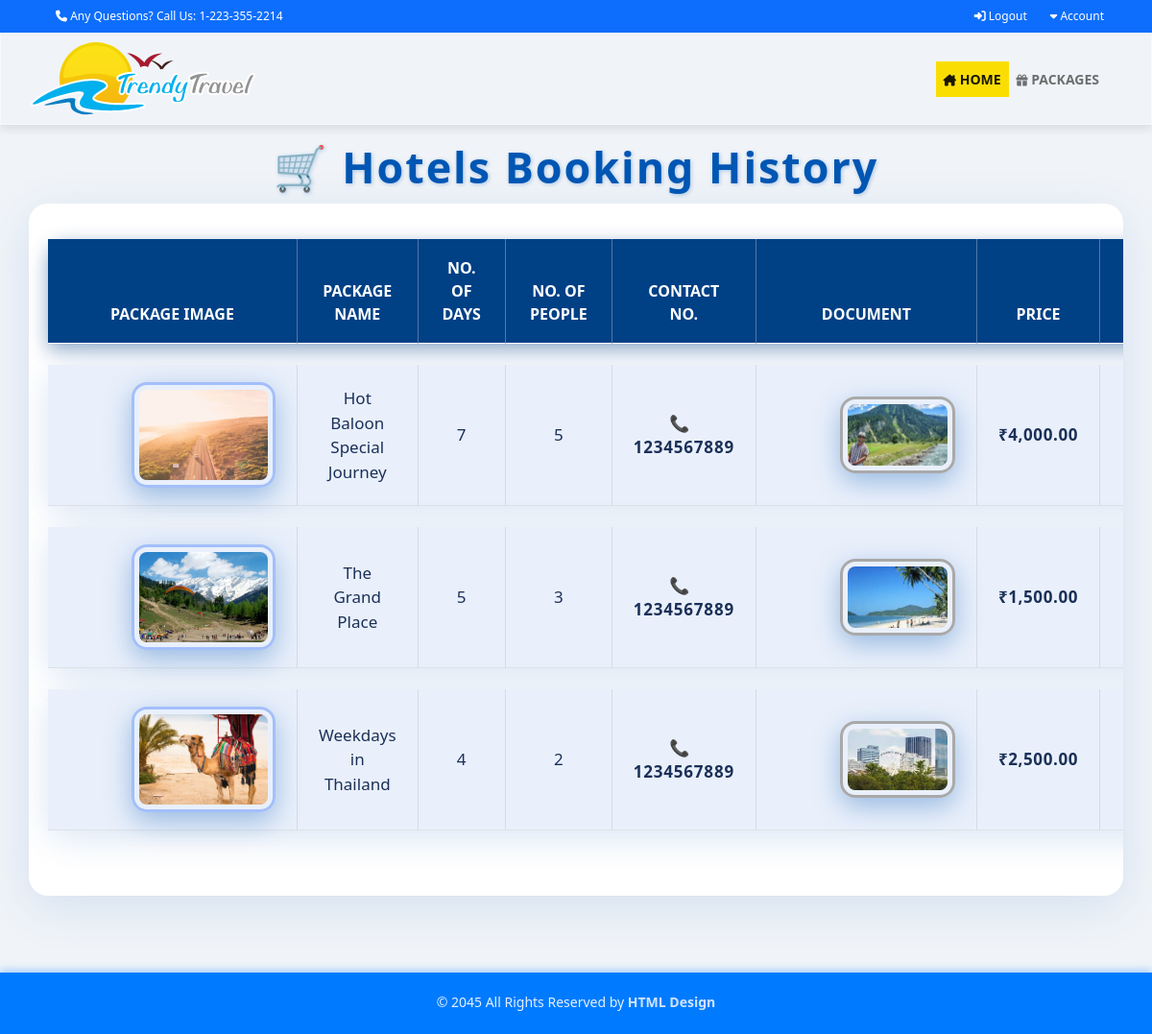
The page /user_cart.php (signed in) on the database its author committed.
### tables this page shows
CREATE TABLE `cart` (
  `cart_id` int(11) NOT NULL,
  `package_id` int(4) NOT NULL,
  `user_id` int(4) NOT NULL,
  `document` varchar(150) DEFAULT NULL,
  `phone_no` varchar(50) NOT NULL,
  `payment_status` tinyint(5) NOT NULL COMMENT '1-online 2-reach at hotel',
  `price` int(40) NOT NULL,
  `visit_date` datetime NOT NULL
);

CREATE TABLE `tbl_package` (
  `package_id` int(11) NOT NULL,
  `pack_name` varchar(100) NOT NULL,
  `pack_image` varchar(255) DEFAULT NULL,
  `pack_description` varchar(100) NOT NULL,
  `city_id` int(11) NOT NULL,
  `state_id` int(11) NOT NULL,
  `country` varchar(50) NOT NULL,
  `no_of_days` int(11) NOT NULL,
  `no_of_people` int(11) NOT NULL,
  `price` int(11) NOT NULL,
  `status` tinyint(4) NOT NULL DEFAULT 1 COMMENT '0-inactive,1-active',
  `created_at` datetime NOT NULL DEFAULT current_timestamp(),
  `updated_at` datetime NOT NULL DEFAULT current_timestamp()
);

### user_cart.php (the view, shortened to what this page needs)
<?php
include "dbconfig.php";
include "header.php";
include "nav.php";
$sql = "SELECT * FROM cart c JOIN tbl_package tp on c.package_id=tp.package_id WHERE c.user_id=".$_SESSION['user_id']."  ORDER BY c.cart_id DESC";
$result = $conn->query($sql);
if($result->num_rows > 0){
?>
<div class="page-heading">🛒 Hotels Booking History</div>
<div class="table-container">
  <table class="table" aria-label="Booking History Table">
    <thead>
      <tr>
        <th scope="col">Package Image</th>
        <th scope="col">Package Name</th>
        <th scope="col">No. of Days</th>
        <th scope="col">No. of People</th>
        <th scope="col">Contact No.</th>
        <th scope="col">Document</th>
        <th scope="col">Price</th>
        <th scope="col">Visiting Date</th>
      </tr>
    </thead>
    <tbody>
      <?php
      while($row = $result->fetch_assoc()) {
        ?>
        <tr>
          <td data-label="Package Image"><img src="<?php echo htmlspecialchars($row['pack_image']); ?>" alt="Package Image" class="cart_history_img"></td>
          <td data-label="Package Name"><?php echo htmlspecialchars($row['pack_name']); ?></td>
          <td data-label="No. of Days"><?php echo htmlspecialchars($row['no_of_days']); ?></td>
          <td data-label="No. of People"><?php echo htmlspecialchars($row['no_of_people']); ?></td>
          <td data-label="Contact No." class="contact-cell"><?php echo htmlspecialchars($row['phone_no']); ?></td>
          <td data-label="Document">
            <img src="<?php echo htmlspecialchars($row['document']); ?>" alt="Document Image" class="cart_history_img" style="max-width:120px; max-height:80px; border-color:#a9a9a9;">
          </td>
          <td data-label="Price" class="price-cell">₹<?php echo number_format($row['price'], 2); ?></td>
          <td data-label="Visiting Date" class="date-cell"><?php echo date("d-M-Y", strtotime($row['visit_date'])); ?></td>
        </tr>
        <?php
      }
      ?>
    </tbody>
  </table>
</div>
<?php
}
include "footer.php";
?>

### css/style.css (style rules this page uses)
.cart_history_img { width: 40px; height: 37px; border-radius: 100%; margin-left: 65px; }

### user_cart.php (style rules this page uses)
body { background: #f0f4f8; font-family: 'Segoe UI', Tahoma, Geneva, Verdana, sans-serif; }
.page-heading { text-align: center; margin: 10px auto 40px auto; font-size: 2.8rem; font-weight: 800; color: #0056b3; letter-spacing: 2px; text-shadow: 1px 1px 4px rgba(0, 86, 179, 0.3); }
.table-container { max-width: 100%; width: 95vw; margin: -35px auto 80px auto; padding: 15px 20px 30px 20px; background: #fff; border-radius: 20px; box-shadow: 0 12px 50px rgba(0, 86, 179, 0.12); overflow-x: hidden; }
.table { width: 100%; border-collapse: separate; border-spacing: 0 22px; }
.table thead tr { background-color: #004085; color: white; font-weight: 700; font-size: 16px; text-transform: uppercase; border-radius: 18px 18px 0 0; box-shadow: 0 6px 20px rgba(0, 64, 133, 0.45); }
.table thead th { padding: 18px 25px; text-align: center; border-right: 1px solid rgba(255, 255, 255, 0.3); }
.table thead th:last-child { border-right: none; }
.table tbody tr { background: #e9f0fb; box-shadow: 0 8px 36px rgba(0, 86, 179, 0.15); border-radius: 18px; transition: background-color 0.35s ease, box-shadow 0.35s ease, transform 0.35s ease; }
.table tbody td { padding: 18px 22px; text-align: center; vertical-align: middle; color: #1b3058; font-size: 17px; border-right: 1px solid #d6dce5; }
.table tbody td:last-child { border-right: none; }
.cart_history_img { width: 150px; height: 110px; object-fit: cover; border-radius: 16px; border: 3px solid #a3bffa; box-shadow: 0 9px 28px rgba(0, 86, 179, 0.35); padding: 5px; transition: transform 0.35s ease, box-shadow 0.35s ease; }
.contact-cell { font-weight: 700; color: #003366; position: relative; letter-spacing: 0.8px; }
.contact-cell::before { content: "📞"; margin-right: 8px; }
.price-cell { font-weight: 900; color: #28a745; font-size: 18px; letter-spacing: 0.6px; }
.date-cell { font-weight: 600; color: #0b5394; font-size: 16px; }

### rows shown on the page
cart: shows a picture, package.pack_name "Hot Baloon Special Journey", package.no_of_days "7", package.no_of_people "5", phone_no "1234567889", document (picture), package.price "4,000.00"
cart: package.pack_image (picture), package.pack_name "The Grand Place", package.no_of_days "5", package.no_of_people "3", phone_no "1234567889", document (picture), package.price "1,500.00"
cart: package.pack_image (picture), package.pack_name "Weekdays in Thailand", package.no_of_days "4", package.no_of_people "2", phone_no "1234567889", document (picture), package.price "2,500.00"
